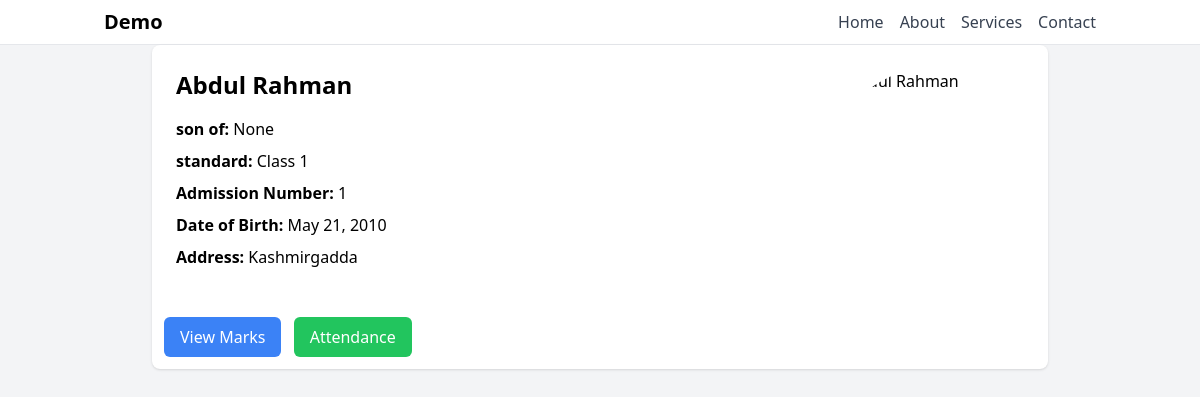
Page /details/1/ on the committed database.
### Student_app/models.py (models this page shows, shortened)
class Student(models.Model):
    name = models.CharField(max_length=100)
    father_name = models.CharField(max_length=100, null=True)
    roll_no = models.IntegerField(unique=True)
    standard = models.ForeignKey(Class, on_delete=models.CASCADE)
    date_of_birth = models.DateField(null=True, blank=True)
    email = models.EmailField(null=True, blank=True)
    address = models.TextField(null=True, blank=True)
    phone_number = models.IntegerField(null=True, blank=True)
    photo = models.ImageField(upload_to="student-photos", null=True)

class Class(models.Model):
    name = models.CharField(max_length=50, unique=True)
    section = models.CharField(max_length=10, null=True, blank=True)
    def __str__(self):
        return f"{self.name} {self.section if self.section else ''}"

### Student_app/views.py (the view)
# urls.py: path('details/<int:id>/', student_details, name="std_details"),
def student_details(request, id):
    queryset = Student.objects.get(id = id)
    context = {'students': queryset} #sending data
    return render(request, 'student_detail.html', context)

### Student_app/templates/student_detail.html (shortened to what this page needs)
<!DOCTYPE html>
<html lang="en">
<head>
    <script src="https://cdn.tailwindcss.com"></script>
    <link rel="stylesheet" href="https://cdn.jsdelivr.net/npm/tailwindcss@2.2.19/dist/tailwind.min.css">
</head>
<body class="bg-gray-100">
<nav class="bg-white border-b border-gray-200">
  <div class="container mx-auto px-4 py-2 flex justify-between items-center">
    <div class="text-xl font-bold">Demo</div>
    <div class="hidden md:flex space-x-4">
      <a href="#" class="text-gray-700 hover:text-blue-500">Home</a>
      <a href="#" class="text-gray-700 hover:text-blue-500">About</a>
      <a href="#" class="text-gray-700 hover:text-blue-500">Services</a>
      <a href="#" class="text-gray-700 hover:text-blue-500">Contact</a>
    </div>
  </div>
</nav>
<div class="max-w-4xl mx-auto bg-white shadow overflow-hidden sm:rounded-lg">
  <div class="flex flex-col md:flex-row">
      <div class="flex-1 p-6">
          <h1 class="text-2xl font-bold mb-4">{{students.name}}</h1>
          <p class="mb-2"><strong>son of:</strong> {{students.father_name}}</p>
          <p class="mb-2"><strong>standard:</strong> {{students.standard}}</p>
          <p class="mb-2"><strong>Admission Number:</strong> {{students.roll_no}}</p>
          <p class="mb-2"><strong>Date of Birth:</strong> {{students.date_of_birth}}</p>
          <p class="mb-2"><strong>Address:</strong> {{students.address}}</p>
      </div>
      <div class="flex-none p-6">
          <img class="w-48 h-48 object-cover rounded-full mx-auto" src="/media/{{students.photo}}" alt="{{students.name}}">
      </div>
  </div>
  <div class="mt-4 m-3">
    <a href="/exams/{{students.id}}" class="inline-block bg-blue-500 text-white px-4 py-2 rounded-md mr-2 hover:bg-blue-700">View Marks</a>
    <a href="#" class="inline-block bg-green-500 text-white px-4 py-2 rounded-md hover:bg-green-700">Attendance</a>
</div>
</div>
</body>
</html>

### rows in the picture
Student: name "Abdul Rahman", father_name "None", standard "Class 1", roll_no "1", date_of_birth "May 21, 2010", address "Kashmirgadda"
